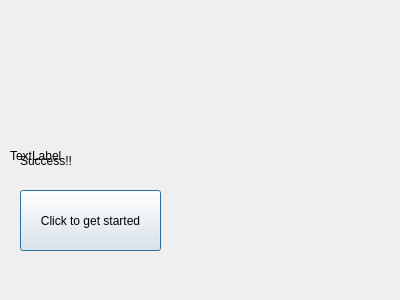
<?xml version="1.0" encoding="UTF-8"?>
<ui version="4.0">
 <class>mainpage</class>
 <widget class="QDialog" name="mainpage">
  <property name="geometry">
   <rect>
    <x>0</x>
    <y>0</y>
    <width>400</width>
    <height>300</height>
   </rect>
  </property>
  <property name="windowTitle">
   <string>SmartAccountant © 2019</string>
  </property>
  <widget class="QPushButton" name="pushButton">
   <property name="geometry">
    <rect>
     <x>20</x>
     <y>190</y>
     <width>141</width>
     <height>61</height>
    </rect>
   </property>
   <property name="text">
    <string>Click to get started</string>
   </property>
  </widget>
  <widget class="QLabel" name="label">
   <property name="geometry">
    <rect>
     <x>20</x>
     <y>130</y>
     <width>191</width>
     <height>61</height>
    </rect>
   </property>
   <property name="text">
    <string>Success!!</string>
   </property>
  </widget>
  <widget class="QLabel" name="label_2">
   <property name="geometry">
    <rect>
     <x>10</x>
     <y>20</y>
     <width>381</width>
     <height>271</height>
    </rect>
   </property>
   <property name="text">
    <string>TextLabel</string>
   </property>
  </widget>
  <zorder>label_2</zorder>
  <zorder>pushButton</zorder>
  <zorder>label</zorder>
 </widget>
 <resources/>
 <connections/>
</ui>
